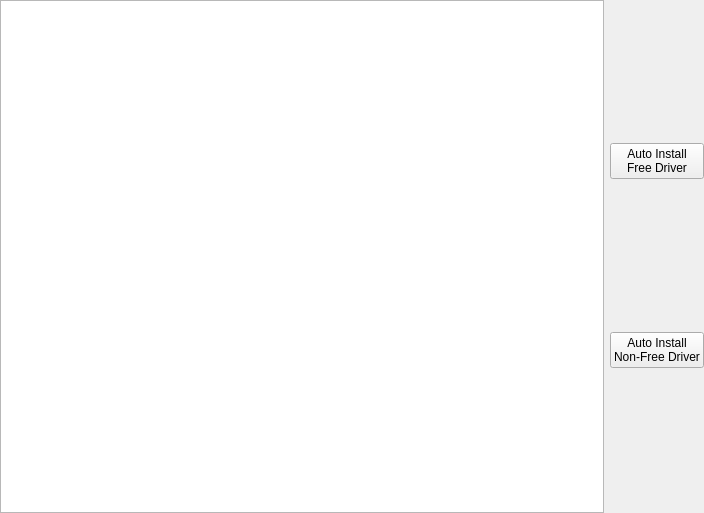
<?xml version="1.0" encoding="UTF-8"?>
<ui version="4.0">
 <class>Page_GPUDriver</class>
 <widget class="QWidget" name="Page_GPUDriver">
  <property name="geometry">
   <rect>
    <x>0</x>
    <y>0</y>
    <width>704</width>
    <height>513</height>
   </rect>
  </property>
  <property name="windowTitle">
   <string notr="true"/>
  </property>
  <layout class="QHBoxLayout" name="horizontalLayout_2">
   <property name="leftMargin">
    <number>0</number>
   </property>
   <property name="topMargin">
    <number>0</number>
   </property>
   <property name="rightMargin">
    <number>0</number>
   </property>
   <property name="bottomMargin">
    <number>0</number>
   </property>
   <item>
    <widget class="QListWidget" name="listWidget">
     <property name="iconSize">
      <size>
       <width>36</width>
       <height>36</height>
      </size>
     </property>
    </widget>
   </item>
   <item>
    <layout class="QVBoxLayout" name="verticalLayout">
     <property name="spacing">
      <number>10</number>
     </property>
     <item>
      <widget class="QPushButton" name="buttonInstallFree">
       <property name="text">
        <string>Auto Install
Free Driver</string>
       </property>
      </widget>
     </item>
     <item>
      <widget class="QPushButton" name="buttonInstallNonFree">
       <property name="text">
        <string>Auto Install
Non-Free Driver</string>
       </property>
      </widget>
     </item>
    </layout>
   </item>
  </layout>
 </widget>
 <resources/>
 <connections/>
</ui>
